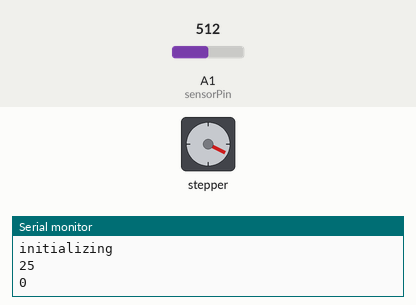
Recording of a sketch running on a simulated Arduino Uno, built with avr-gcc and run on an emulated ATmega328P. On the bench: stepper motor, the last lines printed to the serial monitor. Wiring (inferred from the names in the program): stepper motor driver (200 steps per turn assumed): step pin 10; direction pin 9. The test bench sets the inputs (shaded band); at power-on: A1 (sensorPin) = 512.

Above: at 1.2 s.
1.3 s: A1 (sensorPin) set to 716
4.3 s: A1 (sensorPin) set to 900
At 6.4 s:
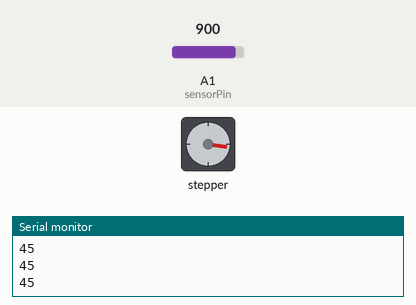
6.8 s: A1 (sensorPin) set to 884
At 8.1 s:
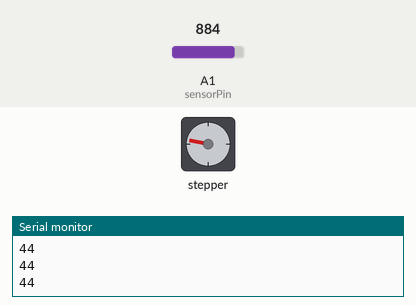
8.4 s: A1 (sensorPin) set to 306
At 9.3 s:
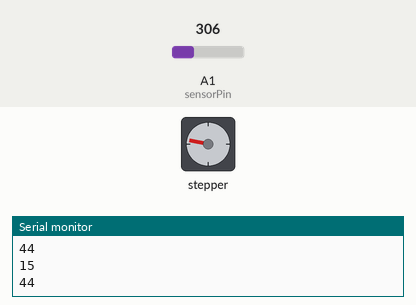
11.4 s: A1 (sensorPin) set to 122
At 12.8 s:
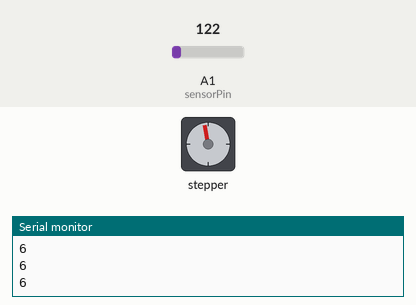
Timing chart, 0 to 14.4 s (numbered marks = the images above; inputs shaded):
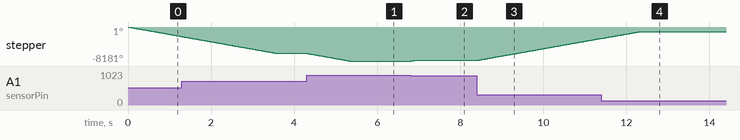

Measured:
- the behaviour switches between 900 and 899 on A1 (sensorPin) (found by bisection; images 1 and 2)
- after the input at 4.3 s, stepper: turns 1818° counter-clockwise in 1.0 s, starting at once
- after the input at 6.8 s, stepper: turns 182° clockwise in 0.10 s, starting at once
- after the input at 8.4 s, stepper: keeps turning clockwise at about 1774°/s, starting at once
- after the input at 11.4 s, stepper: turns 1637° clockwise in 0.90 s, starting at once

The sketch:

stepperEX.ino
```cpp
/*     Simple Stepper Motor Control Exaple Code
 *
 *  by Dejan Nedelkovski, www.HowToMechatronics.com
 *
 */
// defines pins numbers
const int stepPin = 10;
const int dirPin = 9;

int sensorPin = A1;
int height = 0;
int sensorValue;

void setup() {
  // Sets the two pins as Outputs
  Serial.begin(9600);
  Serial.println("initializing");
  pinMode(stepPin,OUTPUT);
  pinMode(dirPin,OUTPUT);
}
void loop() {

  sensorValue = map(analogRead(sensorPin), 0, 900, 0, 45);
  Serial.println(sensorValue);
  Serial.println(height);

  while(sensorValue < height){
    for(int i = 0; i <= 100; i++){
      digitalWrite(dirPin,HIGH);
      digitalWrite(stepPin,HIGH);
      delayMicroseconds(500);
      digitalWrite(stepPin,LOW);
      delayMicroseconds(500);
    }
    sensorValue = map(analogRead(sensorPin), 0, 900, 0, 45);
    height = height - 1;
  }

  while(height < sensorValue){
    for(int i = 0; i <= 100; i++){
      digitalWrite(dirPin,LOW);
      digitalWrite(stepPin,HIGH);
      delayMicroseconds(500);
      digitalWrite(stepPin,LOW);
      delayMicroseconds(500);
    }
    sensorValue = map(analogRead(sensorPin), 0, 900, 0, 45);
    height = height + 1;
  }

}
```
